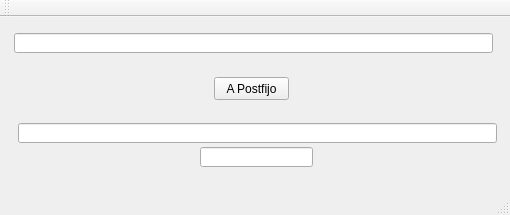
<?xml version="1.0" encoding="UTF-8"?>
<ui version="4.0">
 <class>MainWindow</class>
 <widget class="QMainWindow" name="MainWindow">
  <property name="geometry">
   <rect>
    <x>0</x>
    <y>0</y>
    <width>510</width>
    <height>215</height>
   </rect>
  </property>
  <property name="windowTitle">
   <string>MainWindow</string>
  </property>
  <widget class="QWidget" name="centralWidget">
   <widget class="QLineEdit" name="lineEdit">
    <property name="geometry">
     <rect>
      <x>14</x>
      <y>16</y>
      <width>479</width>
      <height>20</height>
     </rect>
    </property>
   </widget>
   <widget class="QPushButton" name="pushButton">
    <property name="geometry">
     <rect>
      <x>214</x>
      <y>60</y>
      <width>75</width>
      <height>23</height>
     </rect>
    </property>
    <property name="text">
     <string>A Postfijo</string>
    </property>
   </widget>
   <widget class="QLineEdit" name="lineEdit_2">
    <property name="geometry">
     <rect>
      <x>18</x>
      <y>106</y>
      <width>479</width>
      <height>20</height>
     </rect>
    </property>
   </widget>
   <widget class="QLineEdit" name="lineEdit_3">
    <property name="geometry">
     <rect>
      <x>200</x>
      <y>130</y>
      <width>113</width>
      <height>20</height>
     </rect>
    </property>
   </widget>
  </widget>
  <widget class="QMenuBar" name="menuBar">
   <property name="geometry">
    <rect>
     <x>0</x>
     <y>0</y>
     <width>510</width>
     <height>21</height>
    </rect>
   </property>
  </widget>
  <widget class="QToolBar" name="mainToolBar">
   <attribute name="toolBarArea">
    <enum>TopToolBarArea</enum>
   </attribute>
   <attribute name="toolBarBreak">
    <bool>false</bool>
   </attribute>
  </widget>
  <widget class="QStatusBar" name="statusBar"/>
 </widget>
 <layoutdefault spacing="6" margin="11"/>
 <resources/>
 <connections/>
</ui>
